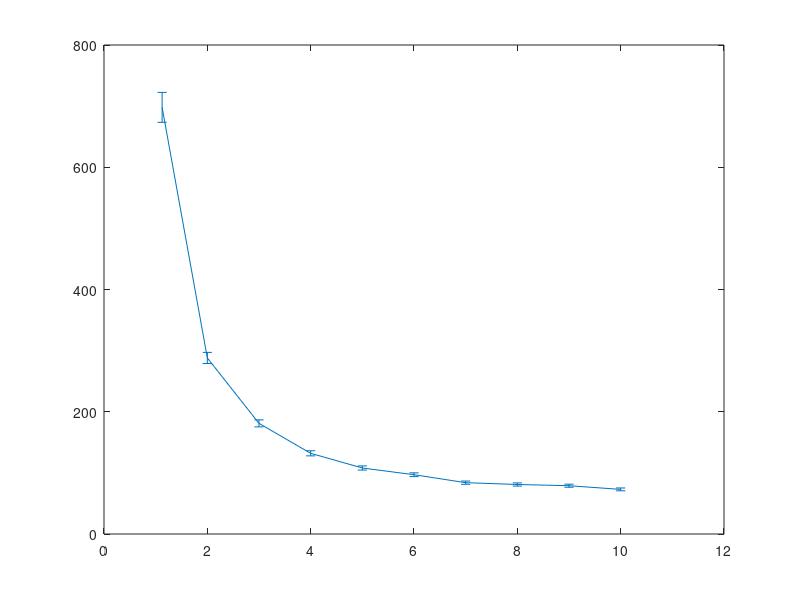

MATLAB code for this plot: (Note: this script raises an error after producing the figure.)
clear all;
close all;
clc;

vin=[1.125 2 3 4 5 6 7 8 9 10];
ch1sigma=[698 288 181 132 108 97 84 81 79 73];
ch1err=[1/sqrt(813)*ch1sigma(1) 1/sqrt(1000)*ch1sigma(2) 1/sqrt(1000)*ch1sigma(3) ...
    1/sqrt(1000)*ch1sigma(4) 1/sqrt(1000)*ch1sigma(5) 1/sqrt(1000)*ch1sigma(6) ...
    1/sqrt(1000)*ch1sigma(7) 1/sqrt(972)*ch1sigma(8) 1/sqrt(1000)*ch1sigma(9) 1/sqrt(1000)*ch1sigma(10)];
ch2sigma=[694 277 169 131 110 96 88 86 81 73];
ch2err=[1/sqrt(918)*ch2sigma(1) 1/sqrt(1000)*ch2sigma(2) 1/sqrt(1000)*ch2sigma(3) ...
    1/sqrt(1000)*ch2sigma(4) 1/sqrt(1000)*ch2sigma(5) 1/sqrt(1000)*ch2sigma(6) ...
    1/sqrt(1000)*ch2sigma(7) 1/sqrt(992)*ch2sigma(8) 1/sqrt(1000)*ch2sigma(9) 1/sqrt(981)*ch2sigma(10)];
ch3sigma=[458 195 131 109 90 80 70 64 61];
ch3err=[1/sqrt(994)*ch3sigma(1) 1/sqrt(1000)*ch3sigma(2) 1/sqrt(1000)*ch3sigma(3) ...
    1/sqrt(1000)*ch3sigma(4) 1/sqrt(1000)*ch3sigma(5) 1/sqrt(1000)*ch3sigma(6) ...
    1/sqrt(1000)*ch3sigma(7) 1/sqrt(1000)*ch3sigma(8) 1/sqrt(1000)*ch3sigma(9)];
ch4sigma=[542 291 201 151 143 124 119 112 107 99];
ch4err=[1/sqrt(939)*ch4sigma(1) 1/sqrt(1000)*ch4sigma(2) 1/sqrt(1000)*ch4sigma(3) ...
    1/sqrt(1000)*ch4sigma(4) 1/sqrt(1000)*ch4sigma(5) 1/sqrt(1000)*ch4sigma(6) ...
    1/sqrt(978)*ch4sigma(7) 1/sqrt(985)*ch4sigma(8) 1/sqrt(963)*ch4sigma(9) 1/sqrt(965)*ch4sigma(10)];

fitfun=@(A,x)sqrt(A(1)*x.^(-2)+A(2));
xf0=[0.9,140];
A1=lsqcurvefit(fitfun,xf0,vin(3:end),ch1sigma(3:end));
A2=lsqcurvefit(fitfun,xf0,vin(3:end),ch2sigma(3:end));
A3=lsqcurvefit(fitfun,xf0,vin(3:end),ch3sigma(2:end));
A4=lsqcurvefit(fitfun,xf0,vin(3:end),ch4sigma(3:end));

E1=errorbar(vin,ch1sigma,ch1err);
set(E1,'LineStyle', 'none ','Color', 'r','LineWidth', 3, 'Marker', '.', 'MarkerSize', 8, ...
         'MarkerEdgeColor', [.2 .2 .2], 'MarkerFaceColor' , [0,1,1]);
hold on
times = linspace(vin(1),vin(end));
plot(times,fitfun(A1,times),'r--','LineWidth', 2);
hold on
E2=errorbar(vin,ch2sigma,ch2err);
set(E2,'LineStyle', 'none ','Color', 'g','LineWidth', 3, 'Marker', '.', 'MarkerSize', 8, ...
         'MarkerEdgeColor', [.2 .2 .2], 'MarkerFaceColor' , [0,1,1]);
hold on
plot(times,fitfun(A2,times),'g--','LineWidth', 2);
hold on
E3=errorbar(vin(2:end),ch3sigma,ch3err);
set(E3,'LineStyle', 'none ','Color', 'b','LineWidth', 3, 'Marker', '.', 'MarkerSize', 8, ...
         'MarkerEdgeColor', [.2 .2 .2], 'MarkerFaceColor' , [0,1,1]);
hold on
plot(times,fitfun(A3,times),'b--','LineWidth', 2);
hold on
E4=errorbar(vin,ch4sigma,ch4err);
set(E4,'LineStyle', 'none ','Color', 'm','LineWidth', 3, 'Marker', '.', 'MarkerSize', 8, ...
         'MarkerEdgeColor', [.2 .2 .2], 'MarkerFaceColor' , [0,1,1]);
hold on
plot(times,fitfun(A4,times),'m--','LineWidth', 2);

xlabel('input(mV)');
ylabel('jitter rms(ps)');
grid on
legend('ch1 measurement data','ch1 measured data fitting',...
    'ch2 measurement data','ch2 measured data fitting',...
    'ch3 measurement data','ch3 measured data fitting',...
    'ch4 measurement data','ch4 measured data fitting');
title('Board 3 OR4 timing performance');
